Frame 1 (no input): blank canvas, image omitted
Frame 60 (no input): blank canvas, image omitted
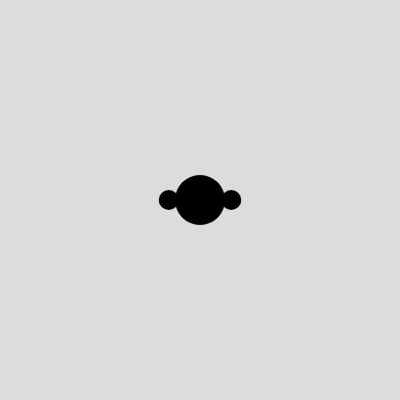
Frame 120 (the mouse pressed at the canvas centre since frame 60)

The p5.js sketch whose frames 1 and 60 were blank and that drew this single picture after the mouse press (run headless with seeded random() and noise() and a simulated clock; from frame 60 on, the mouse is pressed at the canvas centre):

// p5.js sketch
// ── sketch.js
let generateCreature = false;
let creatureW = 0;
let creatureH = 0;
let creatureM = 50;


function setup() {
  createCanvas(400, 400);
  noStroke();
}

function draw() {
  background(220);
  translate(width/2, height/2);

  if(generateCreature){
    creatureBuilder(creatureW, creatureH, creatureM);
  }

}

function creatureBuilder(creatureWidth, creatureHeight, creatureMouth) {
  
  // BODY
  fill(255)
  ellipse(0, 0, creatureWidth, creatureHeight);

  // EYES
  fill(0)
  circle(-creatureWidth/8, -creatureHeight/4, 20)
  circle(creatureWidth/8, -creatureHeight/4, 20)

  // MOUTH
  circle(0, creatureHeight/4, creatureMouth);

}

function mousePressed() {
  generateCreature = true;
  
  if(mouseX > width/2) {
    creatureM = random(25, 50);

  }
  if(mouseX < width/2) {
    creatureM = random(0, 25);
  }

  creatureW = 250

  if(mouseY < height/2) {
    creatureH = random(250, 500)
  }

  if(mouseY > height/2) {
    creatureH = random(50, 250)
  }

}
